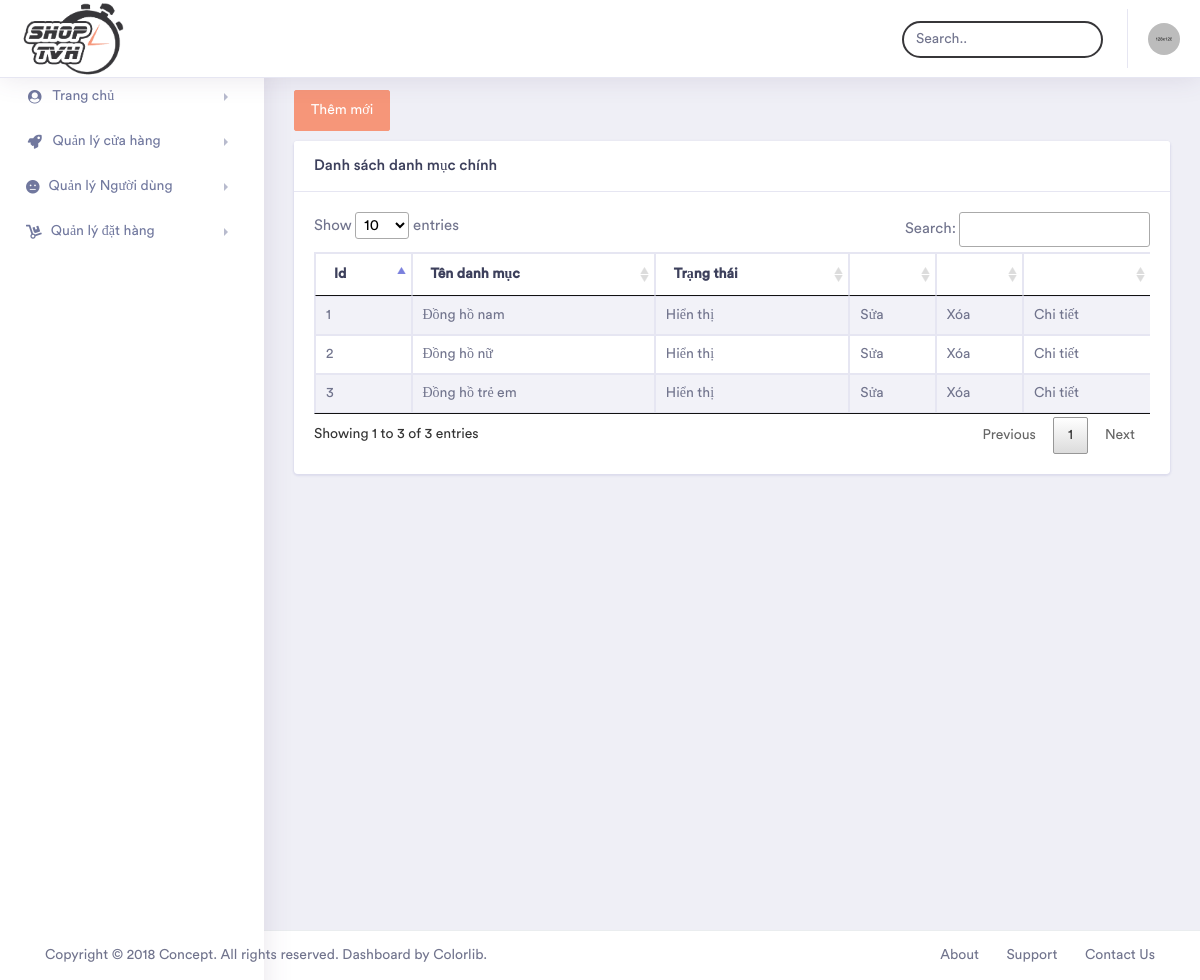
The page /admin/index.php?module=listcategory (signed in) on the database its author committed.
### tables this page shows
CREATE TABLE `category` (
  `CategoryID` int(11) NOT NULL,
  `CategoryName` varchar(50) NOT NULL,
  `Status` bit(1) NOT NULL
);

### admin/modules/listcategory.php (the view)
<div class="container-fluid  dashboard-content">
    <div class="row">
        <div class="col-xl-12 col-lg-12 col-md-12 col-sm-12 col-12">
            <button type="button" class="btn btn-primary" style="margin-bottom: 10px;">
                <a class="" href="index.php?module=addcategory" style="color: white;">Thêm mới</a>
            </button>
            <div class="card">
                <h5 class="card-header">Danh sách danh mục chính</h5>
                <div class="card-body">
                    <div class="table-responsive">
                        <table id="table_id" class="table table-striped table-bordered first">
                            <thead>
                                <tr>
                                    <th>Id</th>
                                    <th>Tên danh mục</th>
                                    <th>Trạng thái</th>
                                    <th></th>
                                    <th></th>
                                    <th></th>
                                </tr>
                            </thead>
                            <tbody>
                                <?php
                                $sqlSelect = "SELECT * FROM category";
                                $result = mysqli_query($conn, $sqlSelect) or die("Lỗi truy vấn");
                                if (mysqli_num_rows($result) > 0) {
                                    $count = 0;
                                    while ($row = mysqli_fetch_assoc($result)) {
                                        $count++;
                                    ?>
                                    <tr>
                                        <td><?php echo $count?></td>
                                        <td><?php echo $row["CategoryName"]?></td>
                                        <td><?php echo $row["Status"]?"Hiển thị":"Ẩn"?></td>
                                        <td><a href="index.php?module=editcategory&id=<?php echo $row["CategoryID"]?>">Sửa</a></td>
                                        <td><a href="index.php?module=deletecategory&id=<?php echo $row["CategoryID"]?>">Xóa</a></td>
                                        <td><a href="index.php?module=listsubcate&id=<?php echo $row["CategoryID"]?>">Chi tiết</td>
                                    </tr>
                                <?php }
                                    } ?>
                            </tbody>
                        </table>
                    </div>
                </div>
            </div>
        </div>
    </div>
</div>

### rows shown on the page
category: CategoryName "Đồng hồ nam", Status "Hiển thị"
category: CategoryName "Đồng hồ nữ", Status "Hiển thị"
category: CategoryName "Đồng hồ trẻ em", Status "Hiển thị"
